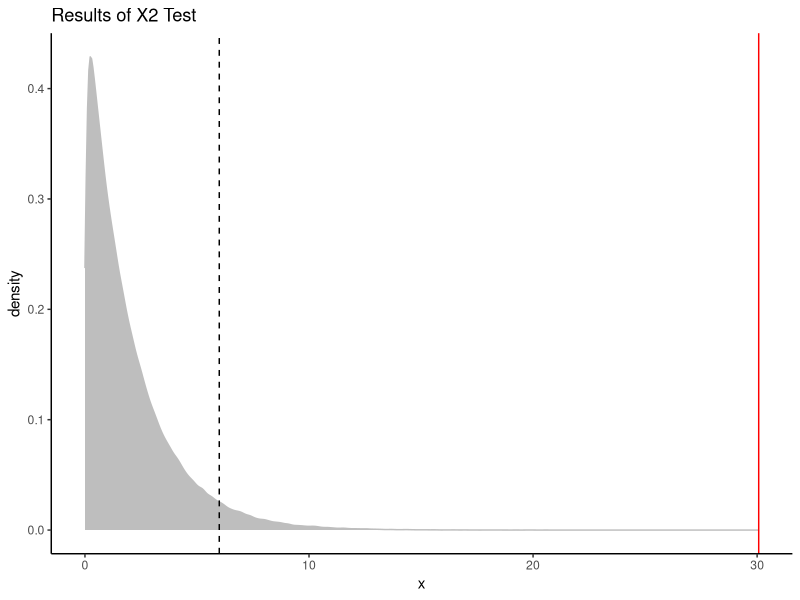

Reproduce this figure in R.
library(ggplot2)
## From Agresti(2007) p.39
M <- as.table(rbind(c(762, 327, 468), c(484, 239, 477)))
dimnames(M) <- list(gender = c("F", "M"),
                    party = c("Democrat","Independent", "Republican"))
(Xsq <- chisq.test(M))  # Prints test summary


randX2 <- rchisq(300000, df=Xsq$parameter)
ggplot(data.frame(x=randX2)) +
  geom_density(aes(x=x), fill="grey", color="grey") +
  geom_vline(xintercept=Xsq$statistic, color="red") +
  geom_vline(xintercept=mean(randX2) +2*sd(randX2), linetype=2) + 
  theme_classic() + 
  ggtitle("Results of X2 Test")
